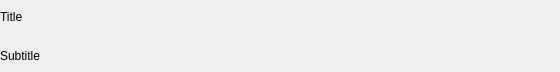
<?xml version="1.0" encoding="UTF-8"?>
<ui version="4.0">
 <class>BackstagePageHeaderWidget</class>
 <widget class="QWidget" name="BackstagePageHeaderWidget">
  <property name="geometry">
   <rect>
    <x>0</x>
    <y>0</y>
    <width>560</width>
    <height>72</height>
   </rect>
  </property>
  <layout class="QVBoxLayout" name="layout">
   <property name="leftMargin">
    <number>0</number>
   </property>
   <property name="topMargin">
    <number>0</number>
   </property>
   <property name="rightMargin">
    <number>0</number>
   </property>
   <property name="bottomMargin">
    <number>0</number>
   </property>
   <property name="spacing">
    <number>6</number>
   </property>
   <item>
    <widget class="QLabel" name="titleLabel">
     <property name="text">
      <string>Title</string>
     </property>
    </widget>
   </item>
   <item>
    <widget class="QLabel" name="subtitleLabel">
     <property name="text">
      <string>Subtitle</string>
     </property>
     <property name="wordWrap">
      <bool>true</bool>
     </property>
    </widget>
   </item>
  </layout>
 </widget>
 <resources/>
 <connections/>
</ui>
